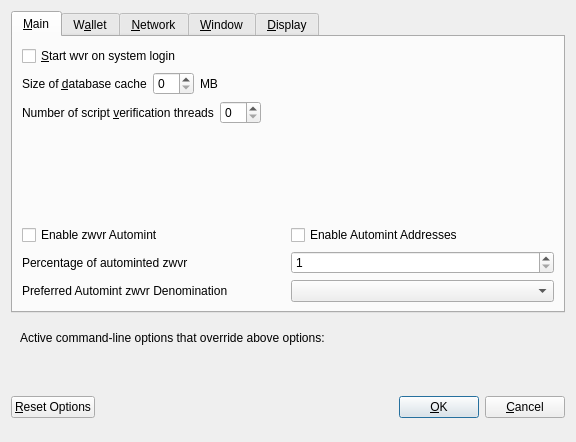
<?xml version="1.0" encoding="UTF-8"?>
<ui version="4.0">
 <class>OptionsDialog</class>
 <widget class="QDialog" name="OptionsDialog">
  <property name="geometry">
   <rect>
    <x>0</x>
    <y>0</y>
    <width>576</width>
    <height>442</height>
   </rect>
  </property>
  <property name="windowTitle">
   <string>Options</string>
  </property>
  <property name="modal">
   <bool>true</bool>
  </property>
  <layout class="QVBoxLayout" name="verticalLayout">
   <item>
    <widget class="QTabWidget" name="tabWidget">
     <property name="currentIndex">
      <number>0</number>
     </property>
     <widget class="QWidget" name="tabMain">
      <attribute name="title">
       <string>&amp;Main</string>
      </attribute>
      <layout class="QVBoxLayout" name="verticalLayout_Main">
       <item>
        <widget class="QCheckBox" name="bitcoinAtStartup">
         <property name="toolTip">
          <string>Automatically start wvr after logging in to the system.</string>
         </property>
         <property name="text">
          <string>&amp;Start wvr on system login</string>
         </property>
        </widget>
       </item>
       <item>
        <layout class="QHBoxLayout" name="horizontalLayout_2_Main">
         <item>
          <widget class="QLabel" name="databaseCacheLabel">
           <property name="text">
            <string>Size of &amp;database cache</string>
           </property>
           <property name="textFormat">
            <enum>Qt::PlainText</enum>
           </property>
           <property name="buddy">
            <cstring>databaseCache</cstring>
           </property>
          </widget>
         </item>
         <item>
          <widget class="QSpinBox" name="databaseCache"/>
         </item>
         <item>
          <widget class="QLabel" name="databaseCacheUnitLabel">
           <property name="text">
            <string>MB</string>
           </property>
           <property name="textFormat">
            <enum>Qt::PlainText</enum>
           </property>
          </widget>
         </item>
         <item>
          <spacer name="horizontalSpacer_2_Main">
           <property name="orientation">
            <enum>Qt::Horizontal</enum>
           </property>
           <property name="sizeHint" stdset="0">
            <size>
             <width>40</width>
             <height>20</height>
            </size>
           </property>
          </spacer>
         </item>
        </layout>
       </item>
       <item>
        <layout class="QHBoxLayout" name="horizontalLayout_3_Main">
         <item>
          <widget class="QLabel" name="threadsScriptVerifLabel">
           <property name="text">
            <string>Number of script &amp;verification threads</string>
           </property>
           <property name="textFormat">
            <enum>Qt::PlainText</enum>
           </property>
           <property name="buddy">
            <cstring>threadsScriptVerif</cstring>
           </property>
          </widget>
         </item>
         <item>
          <widget class="QSpinBox" name="threadsScriptVerif">
           <property name="toolTip">
            <string>(0 = auto, &lt;0 = leave that many cores free)</string>
           </property>
          </widget>
         </item>
         <item>
          <spacer name="horizontalSpacer_3_Main">
           <property name="orientation">
            <enum>Qt::Horizontal</enum>
           </property>
           <property name="sizeHint" stdset="0">
            <size>
             <width>40</width>
             <height>20</height>
            </size>
           </property>
          </spacer>
         </item>
        </layout>
       </item>
       <item>
        <spacer name="verticalSpacer_2">
         <property name="orientation">
          <enum>Qt::Vertical</enum>
         </property>
         <property name="sizeHint" stdset="0">
          <size>
           <width>20</width>
           <height>40</height>
          </size>
         </property>
        </spacer>
       </item>
       <item>
        <widget class="QWidget" name="verticalZwvrOptionsWidget" native="true">
         <layout class="QVBoxLayout" name="verticalZwvrOptionsLayout">
          <property name="margin">
           <number>0</number>
          </property>
          <item>
           <layout class="QHBoxLayout" name="horizontalAutomintingLayout">
            <item>
             <widget class="QCheckBox" name="checkBoxZeromintEnable">
              <property name="toolTip">
               <string>Enable automatic minting of wvr units to zwvr</string>
              </property>
              <property name="layoutDirection">
               <enum>Qt::LeftToRight</enum>
              </property>
              <property name="text">
               <string>Enable zwvr Automint</string>
              </property>
             </widget>
            </item>
            <item>
             <widget class="QCheckBox" name="checkBoxZeromintAddresses">
              <property name="toolTip">
               <string>Enable automatic zwvr minting from specific addresses</string>
              </property>
              <property name="layoutDirection">
               <enum>Qt::LeftToRight</enum>
              </property>
              <property name="text">
               <string>Enable Automint Addresses</string>
              </property>
             </widget>
            </item>
           </layout>
          </item>
          <item>
           <layout class="QHBoxLayout" name="horizontalZmintPercentageLayout">
            <item>
             <widget class="QLabel" name="percentage_label">
              <property name="toolTip">
               <string>Percentage of incoming wvr which get automatically converted to zwvr via Zerocoin Protocol (min: 10%)</string>
              </property>
              <property name="text">
               <string>Percentage of autominted zwvr</string>
              </property>
             </widget>
            </item>
            <item>
             <widget class="QSpinBox" name="zeromintPercentage">
              <property name="minimum">
               <number>1</number>
              </property>
              <property name="maximum">
               <number>100</number>
              </property>
             </widget>
            </item>
           </layout>
          </item>
          <item>
           <layout class="QHBoxLayout" name="horizontalLayout" stretch="0,0">
            <property name="sizeConstraint">
             <enum>QLayout::SetFixedSize</enum>
            </property>
            <item>
             <widget class="QLabel" name="labelPreferredDenom">
              <property name="maximumSize">
               <size>
                <width>16777215</width>
                <height>16777215</height>
               </size>
              </property>
              <property name="toolTip">
               <string>Wait with automatic conversion to Zerocoin until enough wvr for this denomination is available</string>
              </property>
              <property name="text">
               <string>Preferred Automint zwvr Denomination</string>
              </property>
             </widget>
            </item>
            <item>
             <widget class="QComboBox" name="preferredDenom">
              <property name="maximumSize">
               <size>
                <width>16777215</width>
                <height>27</height>
               </size>
              </property>
              <property name="toolTip">
               <string>Wait with automatic conversion to Zerocoin until enough wvr for this denomination is available</string>
              </property>
              <property name="maxVisibleItems">
               <number>9</number>
              </property>
              <property name="maxCount">
               <number>9</number>
              </property>
             </widget>
            </item>
           </layout>
          </item>
         </layout>
        </widget>
       </item>
      </layout>
     </widget>
     <widget class="QWidget" name="tabWallet">
      <attribute name="title">
       <string>W&amp;allet</string>
      </attribute>
      <layout class="QVBoxLayout" name="verticalLayout_Wallet">
       <item>
        <layout class="QHBoxLayout" name="horizontalLayout_2_Wallet">
         <item>
          <widget class="QLabel" name="labelStakeSplitThresholdText">
           <property name="text">
            <string>Stake split threshold:</string>
           </property>
          </widget>
         </item>
         <item>
          <widget class="QSpinBox" name="spinBoxStakeSplitThreshold">
           <property name="minimum">
            <number>1</number>
           </property>
           <property name="maximum">
            <number>999999</number>
           </property>
          </widget>
         </item>
        </layout>
       </item>
       <item>
        <widget class="QGroupBox" name="groupBox">
         <property name="title">
          <string>Expert</string>
         </property>
         <layout class="QVBoxLayout" name="verticalLayout_2">
          <item>
           <widget class="QCheckBox" name="coinControlFeatures">
            <property name="toolTip">
             <string>Whether to show coin control features or not.</string>
            </property>
            <property name="text">
             <string>Enable coin &amp;control features</string>
            </property>
           </widget>
          </item>
          <item>
           <widget class="QCheckBox" name="showMasternodesTab">
            <property name="toolTip">
             <string>Show additional tab listing all your masternodes in first sub-tab&lt;br/&gt;and all masternodes on the network in second sub-tab.</string>
            </property>
            <property name="text">
             <string>Show Masternodes Tab</string>
            </property>
           </widget>
          </item>
          <item>
           <widget class="QCheckBox" name="spendZeroConfChange">
            <property name="toolTip">
             <string>If you disable the spending of unconfirmed change, the change from a transaction&lt;br/&gt;cannot be used until that transaction has at least one confirmation.&lt;br/&gt;This also affects how your balance is computed.</string>
            </property>
            <property name="text">
             <string>&amp;Spend unconfirmed change</string>
            </property>
           </widget>
          </item>
         </layout>
        </widget>
       </item>
       <item>
        <spacer name="verticalSpacer_Wallet">
         <property name="orientation">
          <enum>Qt::Vertical</enum>
         </property>
         <property name="sizeHint" stdset="0">
          <size>
           <width>20</width>
           <height>40</height>
          </size>
         </property>
        </spacer>
       </item>
      </layout>
     </widget>
     <widget class="QWidget" name="tabNetwork">
      <attribute name="title">
       <string>&amp;Network</string>
      </attribute>
      <layout class="QVBoxLayout" name="verticalLayout_Network">
       <item>
        <widget class="QCheckBox" name="mapPortUpnp">
         <property name="toolTip">
          <string>Automatically open the wvr client port on the router. This only works when your router supports UPnP and it is enabled.</string>
         </property>
         <property name="text">
          <string>Map port using &amp;UPnP</string>
         </property>
        </widget>
       </item>
       <item>
        <widget class="QCheckBox" name="allowIncoming">
         <property name="toolTip">
          <string>Accept connections from outside</string>
         </property>
         <property name="text">
          <string>Allow incoming connections</string>
         </property>
        </widget>
       </item>
       <item>
        <widget class="QCheckBox" name="connectSocks">
         <property name="toolTip">
          <string>Connect to the wvr network through a SOCKS5 proxy.</string>
         </property>
         <property name="text">
          <string>&amp;Connect through SOCKS5 proxy (default proxy):</string>
         </property>
        </widget>
       </item>
       <item>
        <layout class="QHBoxLayout" name="horizontalLayout_1_Network">
         <item>
          <widget class="QLabel" name="proxyIpLabel">
           <property name="text">
            <string>Proxy &amp;IP:</string>
           </property>
           <property name="textFormat">
            <enum>Qt::PlainText</enum>
           </property>
           <property name="buddy">
            <cstring>proxyIp</cstring>
           </property>
          </widget>
         </item>
         <item>
          <widget class="QValidatedLineEdit" name="proxyIp">
           <property name="minimumSize">
            <size>
             <width>140</width>
             <height>0</height>
            </size>
           </property>
           <property name="maximumSize">
            <size>
             <width>140</width>
             <height>16777215</height>
            </size>
           </property>
           <property name="toolTip">
            <string>IP address of the proxy (e.g. IPv4: 127.0.0.1 / IPv6: ::1)</string>
           </property>
          </widget>
         </item>
         <item>
          <widget class="QLabel" name="proxyPortLabel">
           <property name="text">
            <string>&amp;Port:</string>
           </property>
           <property name="textFormat">
            <enum>Qt::PlainText</enum>
           </property>
           <property name="buddy">
            <cstring>proxyPort</cstring>
           </property>
          </widget>
         </item>
         <item>
          <widget class="QLineEdit" name="proxyPort">
           <property name="minimumSize">
            <size>
             <width>55</width>
             <height>0</height>
            </size>
           </property>
           <property name="maximumSize">
            <size>
             <width>55</width>
             <height>16777215</height>
            </size>
           </property>
           <property name="toolTip">
            <string>Port of the proxy (e.g. 9050)</string>
           </property>
          </widget>
         </item>
         <item>
          <spacer name="horizontalSpacer_1_Network">
           <property name="orientation">
            <enum>Qt::Horizontal</enum>
           </property>
           <property name="sizeHint" stdset="0">
            <size>
             <width>40</width>
             <height>20</height>
            </size>
           </property>
          </spacer>
         </item>
        </layout>
       </item>
       <item>
        <spacer name="verticalSpacer_Network">
         <property name="orientation">
          <enum>Qt::Vertical</enum>
         </property>
         <property name="sizeHint" stdset="0">
          <size>
           <width>20</width>
           <height>40</height>
          </size>
         </property>
        </spacer>
       </item>
      </layout>
     </widget>
     <widget class="QWidget" name="tabWindow">
      <attribute name="title">
       <string>&amp;Window</string>
      </attribute>
      <layout class="QVBoxLayout" name="verticalLayout_Window">
       <item>
        <widget class="QCheckBox" name="minimizeToTray">
         <property name="toolTip">
          <string>Show only a tray icon after minimizing the window.</string>
         </property>
         <property name="text">
          <string>&amp;Minimize to the tray instead of the taskbar</string>
         </property>
        </widget>
       </item>
       <item>
        <widget class="QCheckBox" name="minimizeOnClose">
         <property name="toolTip">
          <string>Minimize instead of exit the application when the window is closed. When this option is enabled, the application will be closed only after selecting Quit in the menu.</string>
         </property>
         <property name="text">
          <string>M&amp;inimize on close</string>
         </property>
        </widget>
       </item>
       <item>
        <spacer name="verticalSpacer_Window">
         <property name="orientation">
          <enum>Qt::Vertical</enum>
         </property>
         <property name="sizeHint" stdset="0">
          <size>
           <width>20</width>
           <height>40</height>
          </size>
         </property>
        </spacer>
       </item>
      </layout>
     </widget>
     <widget class="QWidget" name="tabDisplay">
      <attribute name="title">
       <string>&amp;Display</string>
      </attribute>
      <layout class="QVBoxLayout" name="verticalLayout_Display">
       <item>
        <layout class="QHBoxLayout" name="horizontalLayout_1_Display">
         <item>
          <widget class="QLabel" name="langLabel">
           <property name="text">
            <string>User Interface &amp;language:</string>
           </property>
           <property name="textFormat">
            <enum>Qt::PlainText</enum>
           </property>
           <property name="buddy">
            <cstring>lang</cstring>
           </property>
          </widget>
         </item>
         <item>
          <widget class="QValueComboBox" name="lang">
           <property name="toolTip">
            <string>The user interface language can be set here. This setting will take effect after restarting wvr.</string>
           </property>
          </widget>
         </item>
        </layout>
       </item>
       <item>
        <widget class="QLabel" name="label_3">
         <property name="toolTip">
          <string notr="true"/>
         </property>
         <property name="statusTip">
          <string notr="true"/>
         </property>
         <property name="whatsThis">
          <string notr="true"/>
         </property>
         <property name="accessibleName">
          <string notr="true"/>
         </property>
         <property name="text">
          <string>Language missing or translation incomplete? Help contributing translations here:
https://www.transifex.com/wvr/wvr-translations</string>
         </property>
         <property name="wordWrap">
          <bool>true</bool>
         </property>
         <property name="openExternalLinks">
          <bool>true</bool>
         </property>
         <property name="textInteractionFlags">
          <set>Qt::TextBrowserInteraction</set>
         </property>
        </widget>
       </item>
       <item>
        <layout class="QHBoxLayout" name="horizontalLayout_2_Display" stretch="0,0">
         <item>
          <widget class="QLabel" name="themeLabel">
           <property name="text">
            <string>User Interface Theme:</string>
           </property>
          </widget>
         </item>
         <item>
          <widget class="QValueComboBox" name="theme"/>
         </item>
        </layout>
       </item>
       <item>
        <widget class="QWidget" name="verticalZwvrDisplayWidget" native="true">
         <layout class="QVBoxLayout" name="verticalZwvrDisplayLayout">
          <property name="margin">
           <number>0</number>
          </property>
          <item>
           <widget class="Line" name="line">
            <property name="orientation">
             <enum>Qt::Horizontal</enum>
            </property>
           </widget>
          </item>
          <item>
           <layout class="QHBoxLayout" name="horizontalLayout_3_Display">
            <item>
             <widget class="QLabel" name="unitLabel">
              <property name="text">
               <string>Unit to show amounts in:</string>
              </property>
              <property name="textFormat">
               <enum>Qt::PlainText</enum>
              </property>
             </widget>
            </item>
            <item>
             <widget class="QValueComboBox" name="unit">
              <property name="toolTip">
               <string>Choose the default subdivision unit to show in the interface and when sending coins.</string>
              </property>
             </widget>
            </item>
           </layout>
          </item>
          <item>
           <layout class="QHBoxLayout" name="horizontalLayout_4_Display">
            <item>
             <widget class="QLabel" name="digitsLabel">
              <property name="text">
               <string>Decimal digits</string>
              </property>
             </widget>
            </item>
            <item>
             <widget class="QValueComboBox" name="digits"/>
            </item>
           </layout>
          </item>
          <item>
           <layout class="QHBoxLayout" name="horizontalLayout_5_Display">
            <item>
             <widget class="QCheckBox" name="checkBoxHideZeroBalances">
              <property name="toolTip">
               <string>Hide empty balances</string>
              </property>
              <property name="layoutDirection">
               <enum>Qt::LeftToRight</enum>
              </property>
              <property name="text">
               <string>Hide empty balances</string>
              </property>
             </widget>
            </item>
            <item>
             <widget class="QCheckBox" name="checkBoxHideOrphans">
              <property name="toolTip">
               <string>Hide orphan stakes in transaction lists</string>
              </property>
              <property name="text">
               <string>Hide orphan stakes</string>
              </property>
             </widget>
            </item>
            <item>
             <spacer name="horizontalSpacer">
              <property name="orientation">
               <enum>Qt::Horizontal</enum>
              </property>
              <property name="sizeHint" stdset="0">
               <size>
                <width>40</width>
                <height>20</height>
               </size>
              </property>
             </spacer>
            </item>
           </layout>
          </item>
          <item>
           <layout class="QHBoxLayout" name="horizontalLayout_6_Display">
            <item>
             <widget class="QLabel" name="thirdPartyTxUrlsLabel">
              <property name="toolTip">
               <string>Third party URLs (e.g. a block explorer) that appear in the transactions tab as context menu items. %s in the URL is replaced by transaction hash. Multiple URLs are separated by vertical bar |.</string>
              </property>
              <property name="text">
               <string>Third party transaction URLs</string>
              </property>
             </widget>
            </item>
            <item>
             <widget class="QLineEdit" name="thirdPartyTxUrls">
              <property name="toolTip">
               <string>Third party URLs (e.g. a block explorer) that appear in the transactions tab as context menu items. %s in the URL is replaced by transaction hash. Multiple URLs are separated by vertical bar |.</string>
              </property>
             </widget>
            </item>
           </layout>
          </item>
         </layout>
        </widget>
       </item>
       <item>
        <spacer name="verticalSpacer">
         <property name="orientation">
          <enum>Qt::Vertical</enum>
         </property>
         <property name="sizeHint" stdset="0">
          <size>
           <width>20</width>
           <height>40</height>
          </size>
         </property>
        </spacer>
       </item>
      </layout>
     </widget>
    </widget>
   </item>
   <item>
    <widget class="QFrame" name="frame">
     <layout class="QVBoxLayout" name="verticalLayout_Bottom">
      <item>
       <layout class="QHBoxLayout" name="horizontalLayout_Bottom">
        <item>
         <widget class="QLabel" name="overriddenByCommandLineInfoLabel">
          <property name="text">
           <string>Active command-line options that override above options:</string>
          </property>
          <property name="textFormat">
           <enum>Qt::PlainText</enum>
          </property>
         </widget>
        </item>
        <item>
         <spacer name="horizontalSpacer_Bottom">
          <property name="orientation">
           <enum>Qt::Horizontal</enum>
          </property>
          <property name="sizeHint" stdset="0">
           <size>
            <width>40</width>
            <height>20</height>
           </size>
          </property>
         </spacer>
        </item>
       </layout>
      </item>
      <item>
       <widget class="QLabel" name="overriddenByCommandLineLabel">
        <property name="text">
         <string/>
        </property>
        <property name="textFormat">
         <enum>Qt::PlainText</enum>
        </property>
        <property name="wordWrap">
         <bool>true</bool>
        </property>
       </widget>
      </item>
     </layout>
    </widget>
   </item>
   <item>
    <layout class="QHBoxLayout" name="horizontalLayout_Buttons">
     <item>
      <widget class="QPushButton" name="resetButton">
       <property name="toolTip">
        <string>Reset all client options to default.</string>
       </property>
       <property name="text">
        <string>&amp;Reset Options</string>
       </property>
       <property name="autoDefault">
        <bool>false</bool>
       </property>
      </widget>
     </item>
     <item>
      <spacer name="horizontalSpacer_1">
       <property name="orientation">
        <enum>Qt::Horizontal</enum>
       </property>
       <property name="sizeHint" stdset="0">
        <size>
         <width>40</width>
         <height>48</height>
        </size>
       </property>
      </spacer>
     </item>
     <item>
      <widget class="QLabel" name="statusLabel">
       <property name="minimumSize">
        <size>
         <width>200</width>
         <height>0</height>
        </size>
       </property>
       <property name="font">
        <font>
         <weight>75</weight>
         <bold>true</bold>
        </font>
       </property>
       <property name="text">
        <string/>
       </property>
       <property name="textFormat">
        <enum>Qt::PlainText</enum>
       </property>
       <property name="wordWrap">
        <bool>true</bool>
       </property>
      </widget>
     </item>
     <item>
      <spacer name="horizontalSpacer_2">
       <property name="orientation">
        <enum>Qt::Horizontal</enum>
       </property>
       <property name="sizeHint" stdset="0">
        <size>
         <width>40</width>
         <height>48</height>
        </size>
       </property>
      </spacer>
     </item>
     <item>
      <widget class="QPushButton" name="okButton">
       <property name="text">
        <string>&amp;OK</string>
       </property>
       <property name="autoDefault">
        <bool>false</bool>
       </property>
       <property name="default">
        <bool>true</bool>
       </property>
      </widget>
     </item>
     <item>
      <widget class="QPushButton" name="cancelButton">
       <property name="text">
        <string>&amp;Cancel</string>
       </property>
       <property name="autoDefault">
        <bool>false</bool>
       </property>
      </widget>
     </item>
    </layout>
   </item>
  </layout>
 </widget>
 <customwidgets>
  <customwidget>
   <class>QValidatedLineEdit</class>
   <extends>QLineEdit</extends>
   <header>qvalidatedlineedit.h</header>
  </customwidget>
  <customwidget>
   <class>QValueComboBox</class>
   <extends>QComboBox</extends>
   <header>qvaluecombobox.h</header>
  </customwidget>
 </customwidgets>
 <resources/>
 <connections/>
</ui>
